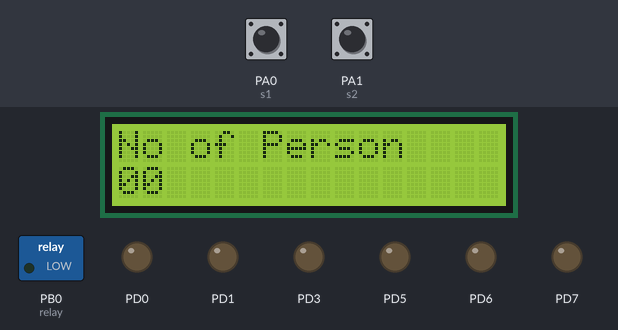
A program run on a simulated ATmega16, built with avr-gcc and emulated at 12 MHz. Shown: 16×2 character LCD, switched loads named in the program (green lamp = pin HIGH), output pins drawn as LEDs (lit = HIGH). Wiring (inferred from the names in the program): character LCD (HD44780): RS PD2; E PD4; data PC0, PC1, PC2, PC3, PC4, PC5, PC6, PC7. The test bench sets the inputs (shaded band); at power-on: PA1 (s2) HIGH, PA0 (s1) HIGH. Pins used as bus, display or sensor lines are not drawn.

Above: at 1.2 s.
1.3 s: PA1 (s2) pulled LOW for 0.15 s
At 2.2 s:
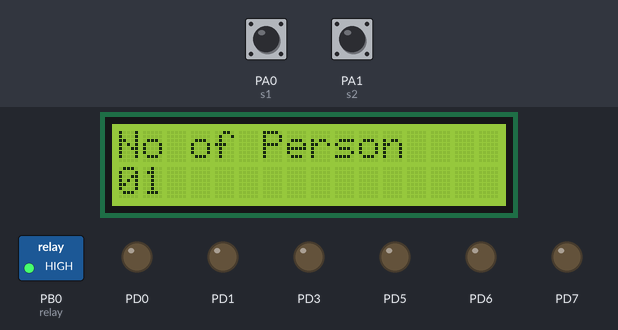
2.9 s: PA1 (s2) pulled LOW for 1 s
At 3.4 s:
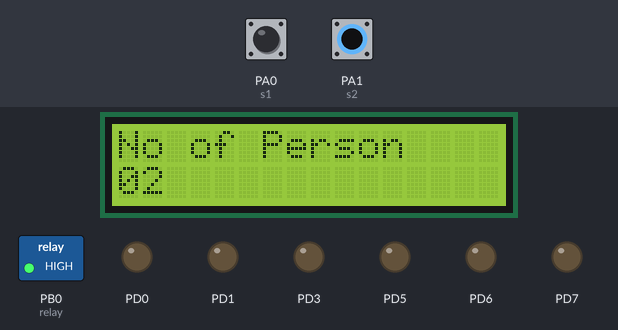
Timing chart, 0 to 5.9 s (numbered marks = the images above; inputs shaded):
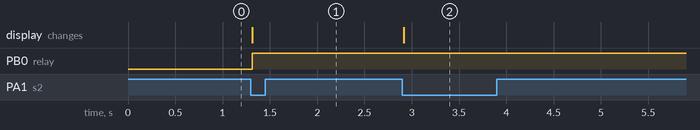

Measured:
- after the input at 1.3 s, PB0 (relay): LOW → HIGH at once; the display: changes at once (image 1)
- after the input at 2.9 s, the display: changes at once (image 2)

The program:

main.c
```c
#define F_CPU 12000000UL
#include <avr/io.h>
#include <util/delay.h>

#define lcd PORTC
#define rs PD2
#define e PD4
#define relay PB0
#define s1 PINA0
#define s2 PINA1

void delay(int);
void cmd(char);
void display(char);
void init(void);
void string(char *);
void view(int);
void controlRelay(int);

int count = 0;
char no[10] = {'0', '1', '2', '3', '4', '5', '6', '7', '8', '9'};

void delay(int d) {
	while (d--) {
		_delay_ms(1);
	}
}

void cmd(char c) {
	lcd = c;
	PORTD &= ~(1 << rs);
	PORTD |= (1 << e);
	delay(5);
	PORTD &= ~(1 << e);
}

void display(char c) {
	lcd = c;
	PORTD |= (1 << rs);
	PORTD |= (1 << e);
	delay(5);
	PORTD &= ~(1 << e);
}

void string(char *p) {
	while (*p) {
		display(*p++);
	}
}

void view(int n) {
	cmd(0xc0);
	display(no[(n / 10) % 10]);
	display(no[n % 10]);
}

void init(void) {
	cmd(0x38);
	cmd(0x0c);
	cmd(0x01);
	cmd(0x80);
}

void controlRelay(int state) {
	if (state) {
		PORTB |= (1 << relay); // Turn on relay
		} else {
		PORTB &= ~(1 << relay); // Turn off relay
	}
}

int main() {
	DDRD = 0xFF; // Port D as output
	DDRC = 0xFF; // Port C as output
	DDRB = (1 << relay); // Relay pin as output
	DDRA &= ~((1 << s1) | (1 << s2)); // Set s1 and s2 pins as inputs (IR sensors)
	PORTA |= (1 << s1) | (1 << s2); // Enable internal pull-up resistors for s1 and s2

	init();
	string("No of Person");
	cmd(0xc0);
	view(count);

	while (1) {
		if (PINA & (1 << s1)) {
			while (!(PINA & (1 << s2)));
			if (count != 99)
			count = count + 1;
			while (PINA & (1 << s2));
			view(count);
			} else if (PINA & (1 << s2)) {
			while (!(PINA & (1 << s1)));
			if (count != 0)
			count = count - 1;
			while (PINA & (1 << s1));
			view(count);
		}

		// Turn on relay when count is greater than 0, otherwise turn it off
		if (count > 0) {
			controlRelay(1); // Turn on relay when count is greater than 0
			} else {
			controlRelay(0); // Turn off relay when count is 0
		}

	}

	return 0;
}
```
